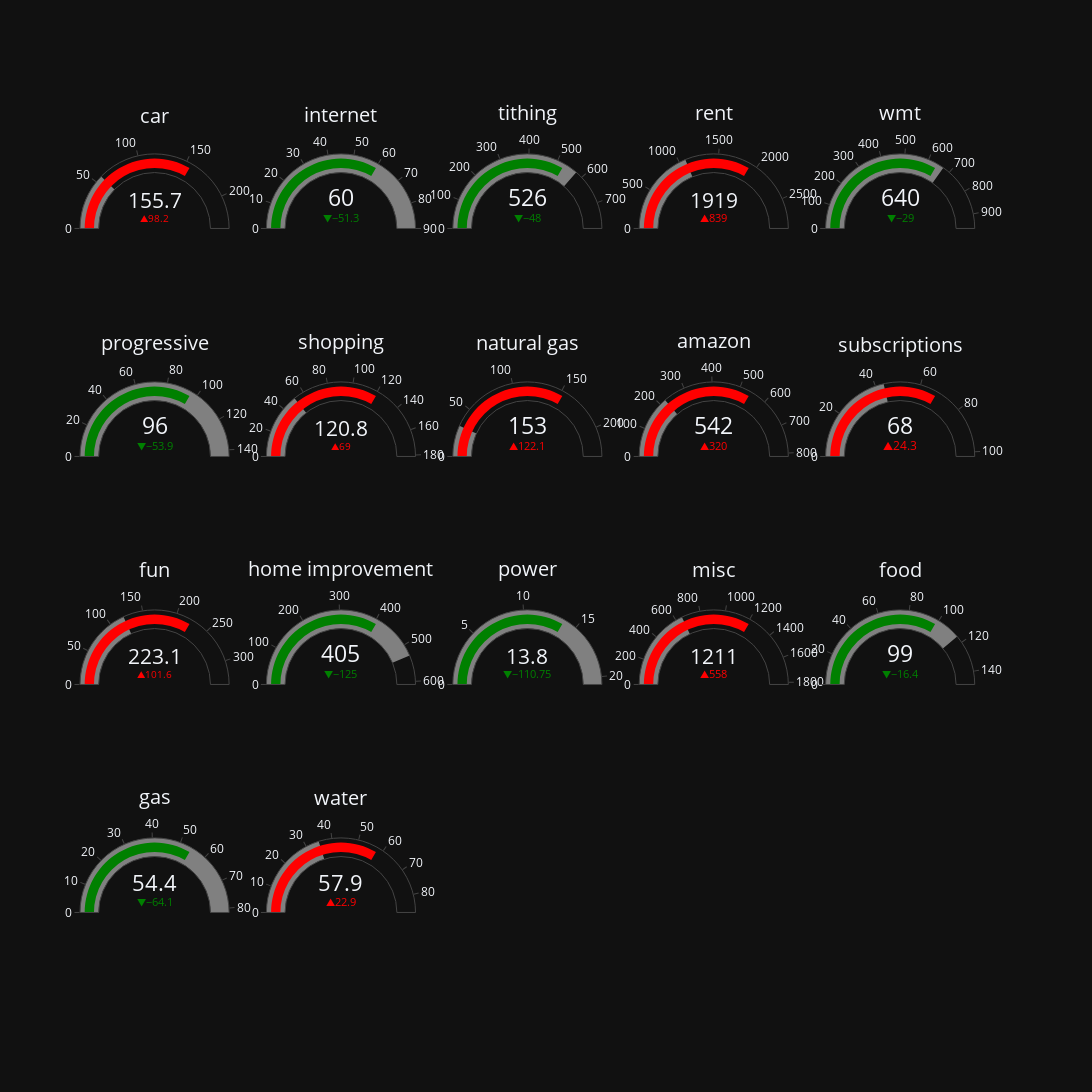

Notebook code cell kept with this figure:
### Code cell
fig = go.Figure()

fig.update_layout(width=2000, height=1200, template="plotly_dark")


def create_guage(category, x1, x2, y1, y2):
    tf = joined_df.filter(pl.col("category").str.to_lowercase() == category.lower())

    if tf.is_empty():
        print(f"⚠️ No data for category: {category}")
        return

    lm = tf.select(pl.col("last_month").max()).item()
    ltm = tf.select(pl.col("LTM_avg").max()).item()

    if lm is None or ltm is None:
        print(f"⚠️ Missing values for {category}")
        return

    bar_color = 'red' if lm > ltm else 'green'

    fig.add_trace(go.Indicator(
        mode="number+gauge+delta", value=lm,
        delta={'reference': ltm,
               'increasing': {'color': "red"},
               'decreasing': {'color': "green"}},
        domain={'x': [x1, x2], 'y': [y1, y2]},
        title={'text': category},
        gauge={'steps': [{'range': [0, ltm], 'color': 'gray'}],
               'bar': {'color': bar_color}}
    ))


# Row 0 (top)
create_guage('car',          0.00, 0.16, 0.80, 1.00)
create_guage('internet',     0.20, 0.36, 0.80, 1.00)
create_guage('tithing',      0.40, 0.56, 0.80, 1.00)
create_guage('rent',         0.60, 0.76, 0.80, 1.00)
create_guage('wmt',          0.80, 0.96, 0.80, 1.00)

# Row 1
create_guage('progressive',  0.00, 0.16, 0.55, 0.75)
create_guage('shopping',     0.20, 0.36, 0.55, 0.75)
create_guage('natural gas',  0.40, 0.56, 0.55, 0.75)
create_guage('amazon',       0.60, 0.76, 0.55, 0.75)
create_guage('subscriptions',0.80, 0.96, 0.55, 0.75)

# Row 2
create_guage('fun',          0.00, 0.16, 0.30, 0.50)
create_guage('home improvement', 0.20, 0.36, 0.30, 0.50)
create_guage('power',        0.40, 0.56, 0.30, 0.50)
create_guage('misc',         0.60, 0.76, 0.30, 0.50)
create_guage('food',         0.80, 0.96, 0.30, 0.50)
def create_guage(category, x1, x2, y1, y2):
    tf = joined_df.filter(pl.col("category").str.to_lowercase() == category.lower())

    if tf.is_empty():
        print(f"⚠️ No data for category: {category}")
        return

    lm = tf.select(pl.col("last_month").max()).item()
    ltm = tf.select(pl.col("LTM_avg").max()).item()

    if lm is None or ltm is None:
        print(f"⚠️ Missing values for {category}")
        return

    bar_color = 'red' if lm > ltm else 'green'

    fig.add_trace(go.Indicator(
        mode="number+gauge+delta", value=lm,
        delta={'reference': ltm,
               'increasing': {'color': "red"},
               'decreasing': {'color': "green"}},
        domain={'x': [x1, x2], 'y': [y1, y2]},
        title={'text': category},
        gauge={'steps': [{'range': [0, ltm], 'color': 'gray'}],
               'bar': {'color': bar_color}}
    ))
# Row 3 (bottom)
create_guage('gas',          0.00, 0.16, 0.05, 0.25)
create_guage('water',        0.20, 0.36, 0.05, 0.25)



fig.show()

### Figure 1 — Plotly figure (JSON) as saved in the notebook; plotly's stock layout.template omitted (floating-point values rounded to 4 significant figures)
{"data": [{"delta": {"decreasing": {"color": "green"}, "increasing": {"color": "red"}, "reference": 57.42}, "domain": {"x": [0, 0.16], "y": [0.8, 1]}, "gauge": {"bar": {"color": "red"}, "steps": [{"color": "gray", "range": [0, 57.42]}]}, "mode": "number+gauge+delta", "title": {"text": "car"}, "type": "indicator", "value": 155.7}, {"delta": {"decreasing": {"color": "green"}, "increasing": {"color": "red"}, "reference": 111.3}, "domain": {"x": [0.2, 0.36], "y": [0.8, 1]}, "gauge": {"bar": {"color": "green"}, "steps": [{"color": "gray", "range": [0, 111.3]}]}, "mode": "number+gauge+delta", "title": {"text": "internet"}, "type": "indicator", "value": 60}, {"delta": {"decreasing": {"color": "green"}, "increasing": {"color": "red"}, "reference": 574.6}, "domain": {"x": [0.4, 0.56], "y": [0.8, 1]}, "gauge": {"bar": {"color": "green"}, "steps": [{"color": "gray", "range": [0, 574.6]}]}, "mode": "number+gauge+delta", "title": {"text": "tithing"}, "type": "indicator", "value": 526.2}, {"delta": {"decreasing": {"color": "green"}, "increasing": {"color": "red"}, "reference": 1080.0}, "domain": {"x": [0.6, 0.76], "y": [0.8, 1]}, "gauge": {"bar": {"color": "red"}, "steps": [{"color": "gray", "range": [0, 1080.0]}]}, "mode": "number+gauge+delta", "title": {"text": "rent"}, "type": "indicator", "value": 1919.0}, {"delta": {"decreasing": {"color": "green"}, "increasing": {"color": "red"}, "reference": 669.0}, "domain": {"x": [0.8, 0.96], "y": [0.8, 1]}, "gauge": {"bar": {"color": "green"}, "steps": [{"color": "gray", "range": [0, 669.0]}]}, "mode": "number+gauge+delta", "title": {"text": "wmt"}, "type": "indicator", "value": 640.4}, {"delta": {"decreasing": {"color": "green"}, "increasing": {"color": "red"}, "reference": 149.9}, "domain": {"x": [0, 0.16], "y": [0.55, 0.75]}, "gauge": {"bar": {"color": "green"}, "steps": [{"color": "gray", "range": [0, 149.9]}]}, "mode": "number+gauge+delta", "title": {"text": "progressive"}, "type": "indicator", "value": 96.04}, {"delta": {"decreasing": {"color": "green"}, "increasing": {"color": "red"}, "reference": 51.78}, "domain": {"x": [0.2, 0.36], "y": [0.55, 0.75]}, "gauge": {"bar": {"color": "red"}, "steps": [{"color": "gray", "range": [0, 51.78]}]}, "mode": "number+gauge+delta", "title": {"text": "shopping"}, "type": "indicator", "value": 120.8}, {"delta": {"decreasing": {"color": "green"}, "increasing": {"color": "red"}, "reference": 30.92}, "domain": {"x": [0.4, 0.56], "y": [0.55, 0.75]}, "gauge": {"bar": {"color": "red"}, "steps": [{"color": "gray", "range": [0, 30.92]}]}, "mode": "number+gauge+delta", "title": {"text": "natural gas"}, "type": "indicator", "value": 153}, {"delta": {"decreasing": {"color": "green"}, "increasing": {"color": "red"}, "reference": 222.0}, "domain": {"x": [0.6, 0.76], "y": [0.55, 0.75]}, "gauge": {"bar": {"color": "red"}, "steps": [{"color": "gray", "range": [0, 222.0]}]}, "mode": "number+gauge+delta", "title": {"text": "amazon"}, "type": "indicator", "value": 541.5}, {"delta": {"decreasing": {"color": "green"}, "increasing": {"color": "red"}, "reference": 43.73}, "domain": {"x": [0.8, 0.96], "y": [0.55, 0.75]}, "gauge": {"bar": {"color": "red"}, "steps": [{"color": "gray", "range": [0, 43.73]}]}, "mode": "number+gauge+delta", "title": {"text": "subscriptions"}, "type": "indicator", "value": 68.01}, {"delta": {"decreasing": {"color": "green"}, "increasing": {"color": "red"}, "reference": 121.5}, "domain": {"x": [0, 0.16], "y": [0.3, 0.5]}, "gauge": {"bar": {"color": "red"}, "steps": [{"color": "gray", "range": [0, 121.5]}]}, "mode": "number+gauge+delta", "title": {"text": "fun"}, "type": "indicator", "value": 223.1}, {"delta": {"decreasing": {"color": "green"}, "increasing": {"color": "red"}, "reference": 530.6}, "domain": {"x": [0.2, 0.36], "y": [0.3, 0.5]}, "gauge": {"bar": {"color": "green"}, "steps": [{"color": "gray", "range": [0, 530.6]}]}, "mode": "number+gauge+delta", "title": {"text": "home improvement"}, "type": "indicator", "value": 405.4}, {"delta": {"decreasing": {"color": "green"}, "increasing": {"color": "red"}, "reference": 124.5}, "domain": {"x": [0.4, 0.56], "y": [0.3, 0.5]}, "gauge": {"bar": {"color": "green"}, "steps": [{"color": "gray", "range": [0, 124.5]}]}, "mode": "number+gauge+delta", "title": {"text": "power"}, "type": "indicator", "value": 13.8}, {"delta": {"decreasing": {"color": "green"}, "increasing": {"color": "red"}, "reference": 652.8}, "domain": {"x": [0.6, 0.76], "y": [0.3, 0.5]}, "gauge": {"bar": {"color": "red"}, "steps": [{"color": "gray", "range": [0, 652.8]}]}, "mode": "number+gauge+delta", "title": {"text": "misc"}, "type": "indicator", "value": 1211.0}, {"delta": {"decreasing": {"color": "green"}, "increasing": {"color": "red"}, "reference": 115.3}, "domain": {"x": [0.8, 0.96], "y": [0.3, 0.5]}, "gauge": {"bar": {"color": "green"}, "steps": [{"color": "gray", "range": [0, 115.3]}]}, "mode": "number+gauge+delta", "title": {"text": "food"}, "type": "indicator", "value": 98.97}, {"delta": {"decreasing": {"color": "green"}, "increasing": {"color": "red"}, "reference": 118.5}, "domain": {"x": [0, 0.16], "y": [0.05, 0.25]}, "gauge": {"bar": {"color": "green"}, "steps": [{"color": "gray", "range": [0, 118.5]}]}, "mode": "number+gauge+delta", "title": {"text": "gas"}, "type": "indicator", "value": 54.39}, {"delta": {"decreasing": {"color": "green"}, "increasing": {"color": "red"}, "reference": 35.0}, "domain": {"x": [0.2, 0.36], "y": [0.05, 0.25]}, "gauge": {"bar": {"color": "red"}, "steps": [{"color": "gray", "range": [0, 35.0]}]}, "mode": "number+gauge+delta", "title": {"text": "water"}, "type": "indicator", "value": 57.86}], "layout": {"height": 1200, "width": 2000}}
